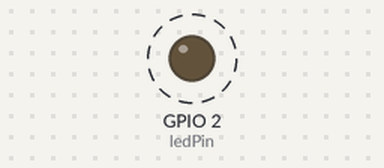
This sketch was run on a simulated ESP32. On the bench: output pins drawn as LEDs (lit = HIGH). Dashed ring = blinking. WiFi joins after 1.5 s; servers stay silent unless stated; what the sketch prints to the serial monitor is not drawn.

Above: at 2.1 s.
Timing chart, 0 to 4.5 s (numbered marks = the images above):
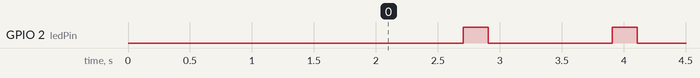

Measured:
- by itself, GPIO 2 (ledPin): alternates HIGH for 0.20 s and LOW for 1.0 s

The sketch:

client.ino
```cpp
/*  Connects to the home WiFi network
 *  Asks some network parameters
 *  Sends and receives message from the server in every 2 seconds
 *  Communicates: wifi_server_01.ino
 */
#include <SPI.h>
#include <WiFi.h>

byte ledPin = 2;
char ssid[] = "...erfan...";           // SSID of your home WiFi
char pass[] = "Efiefiakbari774159633";            // password of your home WiFi

unsigned long askTimer = 0;

IPAddress server(192,168,1,200);       // the fix IP address of the server
WiFiClient client;

void setup() {
  Serial.begin(115200);               // only for debug
  WiFi.begin(ssid, pass);             // connects to the WiFi router
  while (WiFi.status() != WL_CONNECTED) {
    Serial.print(".");
    delay(500);
  }
/*  Serial.println("Connected to wifi");
  Serial.print("Status: "); Serial.println(WiFi.status());    // Network parameters
  Serial.print("IP: ");     Serial.println(WiFi.localIP());
  Serial.print("Subnet: "); Serial.println(WiFi.subnetMask());
  Serial.print("Gateway: "); Serial.println(WiFi.gatewayIP());
  Serial.print("SSID: "); Serial.println(WiFi.SSID());
  Serial.print("Signal: "); Serial.println(WiFi.RSSI());*/
  pinMode(ledPin, OUTPUT);
}

void loop () {
  client.connect(server, 80);   // Connection to the server
  digitalWrite(ledPin, LOW);    // to show the communication only (inverted logic)
  Serial.println(".");
  client.println("Hello server! Are you sleeping?\r");  // sends the message to the server
  String answer = client.readStringUntil('\r');   // receives the answer from the sever
  Serial.println("from server: " + answer);
  client.flush();
  digitalWrite(ledPin, HIGH);
  delay(1);                  // client will trigger the communication after two seconds
}
```
